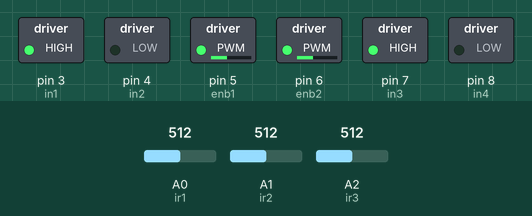
This sketch was run on a simulated Arduino Uno, built with avr-gcc and run on an emulated ATmega328P. On the bench: switched loads named in the sketch (green lamp = pin HIGH). Inputs (shaded band) come from the test bench; at power-on: A0 (ir1) = 512, A1 (ir2) = 512, A2 (ir3) = 512. What the sketch prints to the serial monitor is not drawn.

Above: at 0.1 s.
Timing chart, 0 to 1.6 s (numbered marks = the images above):
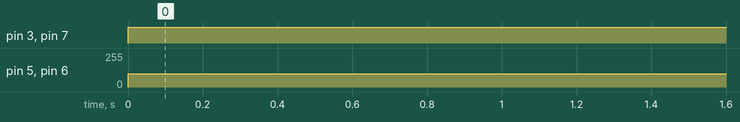

Measured:
- by itself, pin 3 (in1), pin 7 (in3): LOW → HIGH at 0.00 s
- by itself, pin 5 (enb1), pin 6 (enb2): 0/255 → 100/255 at 0.00 s

The sketch:

IR_sensor_second_demo_with_just_motors.ino
```cpp
int ir1;
int ir2;
int ir3;
int enb1 = 5;
int in1 = 3;
int in2 = 4;
int enb2 = 6;
int in3 = 7;
int in4 = 8;
int mspeed = 100;
int tspeed = 190;
void setup() {
  // put your setup code here, to run once:
Serial.begin(9600);
pinMode(A0, INPUT);
  pinMode(in1, OUTPUT);
  pinMode(in2, OUTPUT);
  pinMode(enb1, OUTPUT);

  pinMode(in3, OUTPUT);
  pinMode(in4, OUTPUT);
  pinMode(enb2, OUTPUT);

}

void loop() {
  // put your main code here, to run repeatedly:
ir1 = analogRead(A0); //ir1 connected to pin A0 mid sensor
ir2 = analogRead(A1);//ir2 connected to pin A1 left sensor
ir3 = analogRead(A2);//ir3 connected to pin A2 right sensor

if(ir1 >= 500){ // midle sensor go forward
  digitalWrite(in1, HIGH);//motors go forward
  digitalWrite(in2, LOW);
  analogWrite(enb1, mspeed);
  digitalWrite(in3, HIGH); //motors go forward
  digitalWrite(in4, LOW);
  analogWrite(enb2, mspeed);
  delay(500);
}
//turn right
else if(ir2<500){
  digitalWrite(in1, LOW);
  digitalWrite(in2, HIGH);
  analogWrite(enb1, mspeed);
  digitalWrite(in3, HIGH);
  digitalWrite(in4, LOW);
  analogWrite(enb2, tspeed);
  delay(500);
}
// w
//turn left
else if(ir3<500){
  digitalWrite(in1, HIGH);
  digitalWrite(in2, LOW);
  analogWrite(enb1, mspeed);
  digitalWrite(in3, LOW);
  digitalWrite(in4, HIGH);
  analogWrite(enb2, tspeed);
  delay(500);
}

 Serial.println(ir1);
 Serial.println(ir2);
 Serial.println(ir3);
 delay(500);
}
```
